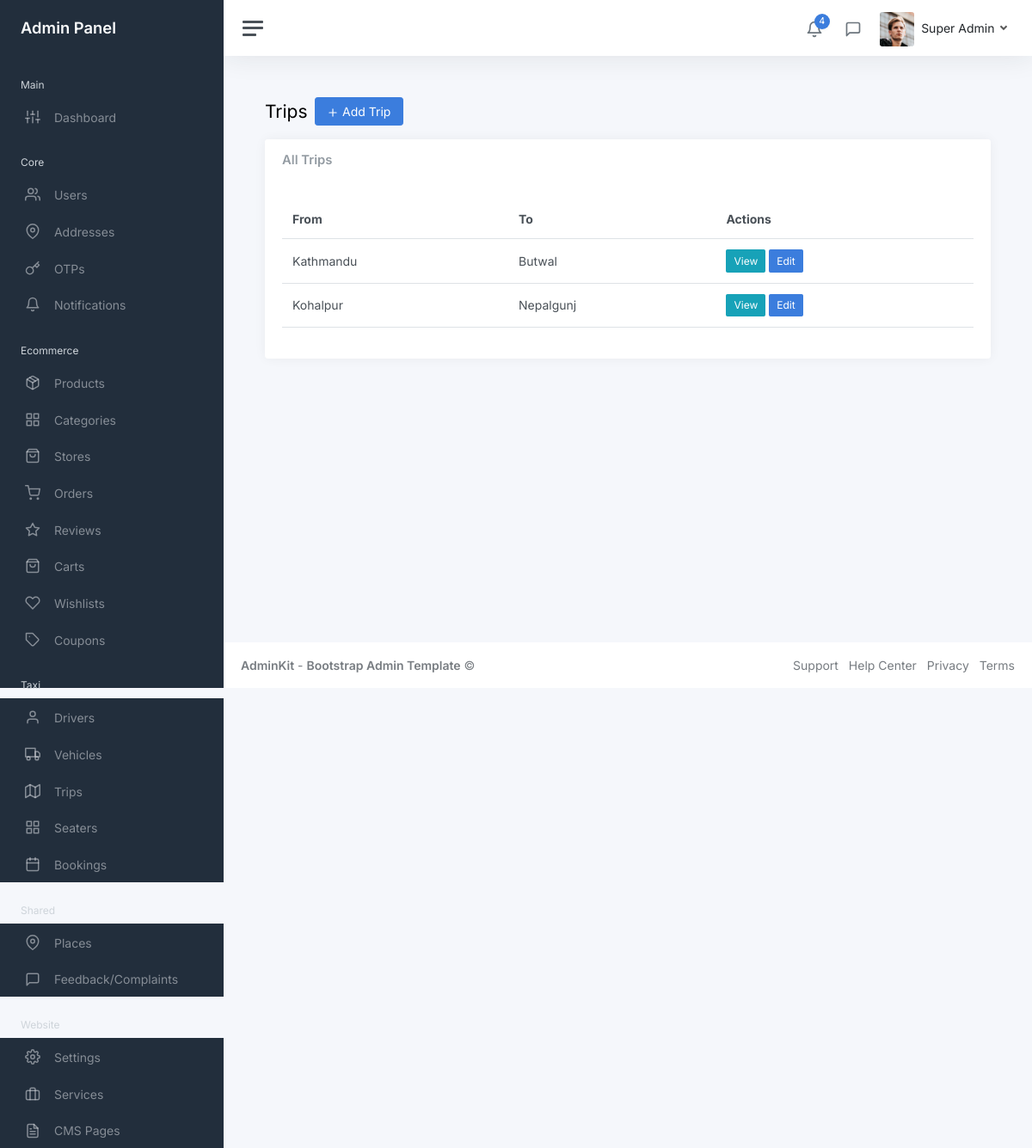
Page /myadmin/taxi/trips/ (signed in) on the committed database.
### core/models.py (models this page shows, shortened)
class User(AbstractUser):
    COUNTRY_CODE_CHOICES = [
        ('+977', '+977'),
        ('+91', '+91'),
    ]
    COUNTRY_CHOICES = [
        ('Nepal', 'Nepal'),
        ('India', 'India'),
    ]
    phone = models.CharField(max_length=15, unique=True)
    name = models.CharField(max_length=100)
    email = models.EmailField(blank=True, null=True)
    country_code = models.CharField(max_length=5, choices=COUNTRY_CODE_CHOICES, default='+977')
    country = models.CharField(max_length=10, choices=COUNTRY_CHOICES, default='Nepal')
    fcm_token = models.CharField(max_length=255, blank=True, null=True)
    profile_picture = models.ImageField(upload_to='profile_pictures/', blank=True, null=True)
    national_id = models.CharField(max_length=50, blank=True, null=True, help_text='National ID number')
    national_id_document = models.ImageField(upload_to='kyc_documents/', blank=True, null=True, help_text='National ID document image')
    pan_no = models.CharField(max_length=20, blank=True, null=True, help_text='PAN (Permanent Account Number)')
    pan_document = models.ImageField(upload_to='kyc_documents/', blank=True, null=True, help_text='PAN document image')
    is_kyc_verified = models.BooleanField(default=False, help_text='Whether KYC has been verified by admin')
    kyc_submitted_at = models.DateTimeField(blank=True, null=True, help_text='When user submitted KYC information')
    kyc_verified_at = models.DateTimeField(blank=True, null=True, help_text='When KYC was verified by admin')
    created_at = models.DateTimeField(auto_now_add=True)
    updated_at = models.DateTimeField(auto_now=True)
    first_name = None
    last_name = None
    objects = UserManager()
    USERNAME_FIELD = 'phone'
    REQUIRED_FIELDS = ['name']
    class Meta:
        ordering = ['-created_at']

### taxi/models.py (models this page shows, shortened)
class Trip(models.Model):
    from_place = models.ForeignKey(Place, on_delete=models.CASCADE, related_name='trips_from')
    to_place = models.ForeignKey(Place, on_delete=models.CASCADE, related_name='trips_to')
    class Meta:
        ordering = ['from_place__name', 'to_place__name']

### shared/models.py (models this page shows, shortened)
class Place(models.Model):
    name = models.CharField(max_length=200)
    class Meta:
        ordering = ['name']

### myadmin/views/taxi/trip_views.py (the view)
# urls.py: path('trips/', trip_views.TripListView.as_view(), name='trip_list'),
class TripListView(StaffRequiredMixin, ListView):
    model = Trip
    template_name = 'admin/taxi/trip_list.html'
    context_object_name = 'trips'
    paginate_by = 20
    def get_queryset(self):
        return Trip.objects.select_related('from_place', 'to_place').order_by('from_place__name', 'to_place__name')

### myadmin/mixins.py (called while the page is built)
    def test_func(self):
        return self.request.user.is_staff

### myadmin/templates/admin/taxi/trip_list.html (shortened to what this page needs)
{% extends 'admin/layouts/base.html' %}
{% block content %}
<div class="container-fluid p-0">
    <div class="mb-3"><h1 class="h3 d-inline align-middle">Trips</h1><a class="btn btn-primary ms-2" href="{% url 'myadmin:taxi:trip_create' %}"><i class="align-middle" data-feather="plus"></i> Add Trip</a></div>
    <div class="row"><div class="col-12"><div class="card"><div class="card-header"><h5 class="card-title mb-0">All Trips</h5></div><div class="card-body">
        <table class="table table-hover"><thead><tr><th>From</th><th>To</th><th>Actions</th></tr></thead><tbody>
            {% for trip in trips %}<tr><td>{{ trip.from_place.name }}</td><td>{{ trip.to_place.name }}</td><td><a href="{% url 'myadmin:taxi:trip_detail' trip.pk %}" class="btn btn-sm btn-info">View</a> <a href="{% url 'myadmin:taxi:trip_update' trip.pk %}" class="btn btn-sm btn-primary">Edit</a></td></tr>{% empty %}<tr><td colspan="3" class="text-center">No trips found</td></tr>{% endfor %}
        </tbody></table>
    </div></div></div></div>
</div>
{% endblock %}

### templates/admin/layouts/header.html (shortened to what this page needs)
{% load static %}
<nav class="navbar navbar-expand navbar-light navbar-bg">
    <a class="sidebar-toggle js-sidebar-toggle"><i class="hamburger align-self-center"></i></a>
    <div class="navbar-collapse collapse">
      <ul class="navbar-nav navbar-align">
        <li class="nav-item dropdown">
          <a class="nav-icon dropdown-toggle" href="#" id="alertsDropdown" data-bs-toggle="dropdown">
            <div class="position-relative">
              <i class="align-middle" data-feather="bell"></i>
              <span class="indicator">4</span>
            </div>
          </a>
        </li>
        <li class="nav-item dropdown">
          <a class="nav-icon dropdown-toggle" href="#" id="messagesDropdown" data-bs-toggle="dropdown">
            <div class="position-relative">
              <i class="align-middle" data-feather="message-square"></i>
            </div>
          </a>
        </li>
        <li class="nav-item dropdown">
          <a class="nav-link dropdown-toggle d-none d-sm-inline-block" href="#" data-bs-toggle="dropdown">
            {% if user.profile_picture %}
              <img src="{{ user.profile_picture.url }}" class="avatar img-fluid rounded me-1" alt="{{ user.name }}" />
            {% else %}
              <img src="{% static 'myadmin/img/avatars/avatar.jpg' %}" class="avatar img-fluid rounded me-1" alt="{{ user.name }}" />
            {% endif %}
            <span class="text-dark">{{ user.name }}</span>
          </a>
        </li>
      </ul>
    </div>
  </nav>

### rows in the picture
User: name "Super Admin"
Trip: from_place.name "Kathmandu", to_place.name "Butwal"
Trip: from_place.name "Kohalpur", to_place.name "Nepalgunj"
